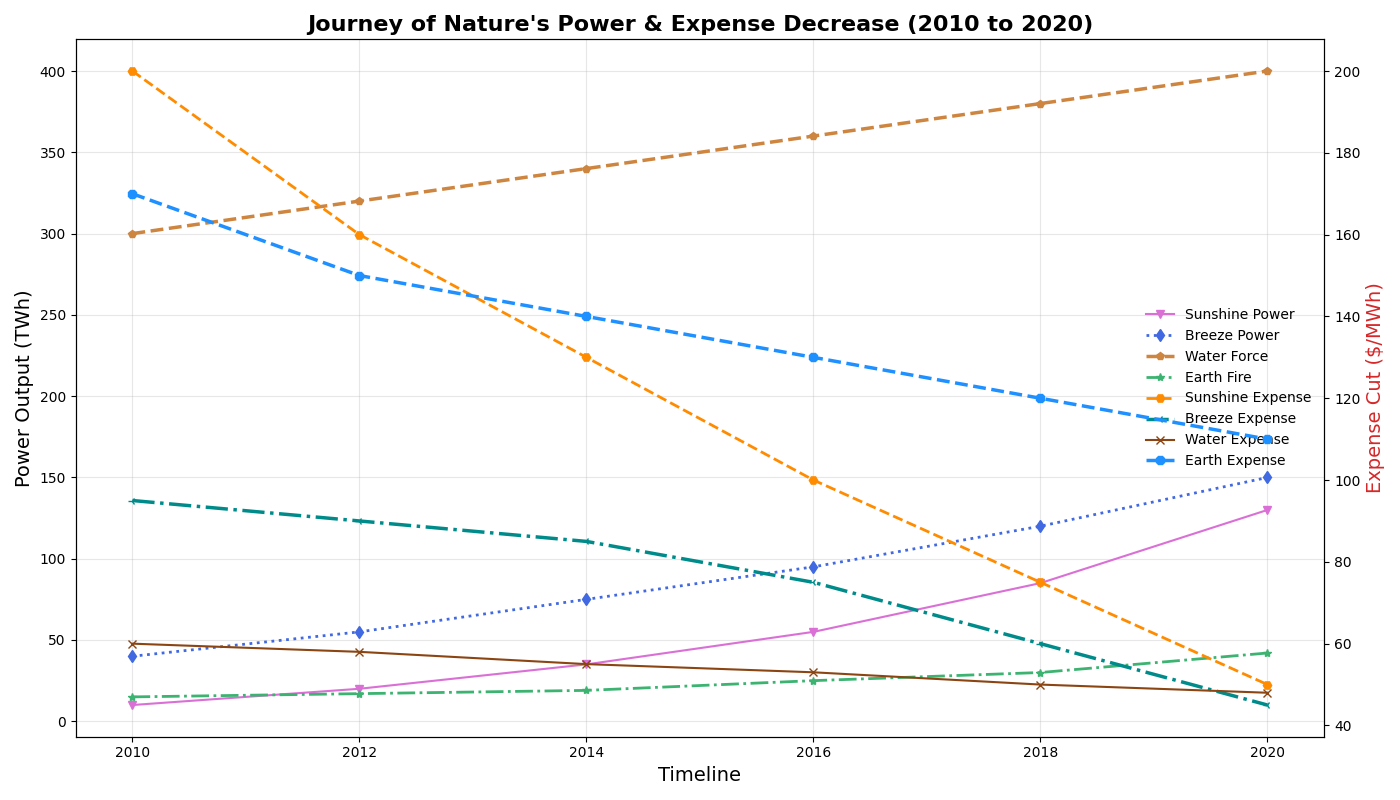

This chart was generated by the following Python code:
import matplotlib.pyplot as plt
import numpy as np

years = np.array([2010, 2012, 2014, 2016, 2018, 2020])

solar_energy = np.array([10, 20, 35, 55, 85, 130])
wind_energy = np.array([40, 55, 75, 95, 120, 150])
hydro_energy = np.array([300, 320, 340, 360, 380, 400])
geothermal_energy = np.array([15, 17, 19, 25, 30, 42])

solar_cost_reduction = np.array([200, 160, 130, 100, 75, 50])
wind_cost_reduction = np.array([95, 90, 85, 75, 60, 45])
hydro_cost_reduction = np.array([60, 58, 55, 53, 50, 48])
geothermal_cost_reduction = np.array([170, 150, 140, 130, 120, 110])

fig, ax1 = plt.subplots(figsize=(14, 8))

ax1.plot(years, solar_energy, label='Sunshine Power', color='orchid', marker='v', linestyle='-', linewidth=1.5)
ax1.plot(years, wind_energy, label='Breeze Power', color='royalblue', marker='d', linestyle=':', linewidth=2)
ax1.plot(years, hydro_energy, label='Water Force', color='peru', marker='p', linestyle='--', linewidth=2.5)
ax1.plot(years, geothermal_energy, label='Earth Fire', color='mediumseagreen', marker='*', linestyle='-.', linewidth=2)

ax1.set_title('Journey of Nature\'s Power & Expense Decrease (2010 to 2020)', fontsize=16, fontweight='bold')
ax1.set_xlabel('Timeline', fontsize=14)
ax1.set_ylabel('Power Output (TWh)', fontsize=14)

ax2 = ax1.twinx()
ax2.set_ylabel('Expense Cut ($/MWh)', fontsize=14, color='tab:red')
ax2.plot(years, solar_cost_reduction, label='Sunshine Expense', color='darkorange', marker='H', linestyle='--', linewidth=2)
ax2.plot(years, wind_cost_reduction, label='Breeze Expense', color='darkcyan', marker='3', linestyle='-.', linewidth=2.5)
ax2.plot(years, hydro_cost_reduction, label='Water Expense', color='saddlebrown', marker='x', linestyle='-', linewidth=1.5)
ax2.plot(years, geothermal_cost_reduction, label='Earth Expense', color='dodgerblue', marker='8', linestyle='--', linewidth=2.5)

lines1, labels1 = ax1.get_legend_handles_labels()
lines2, labels2 = ax2.get_legend_handles_labels()
ax1.legend(lines1 + lines2, labels1 + labels2, loc='best', fontsize=10, frameon=False)

ax1.grid(True, linestyle='-', alpha=0.3)

plt.tight_layout()

plt.show()
